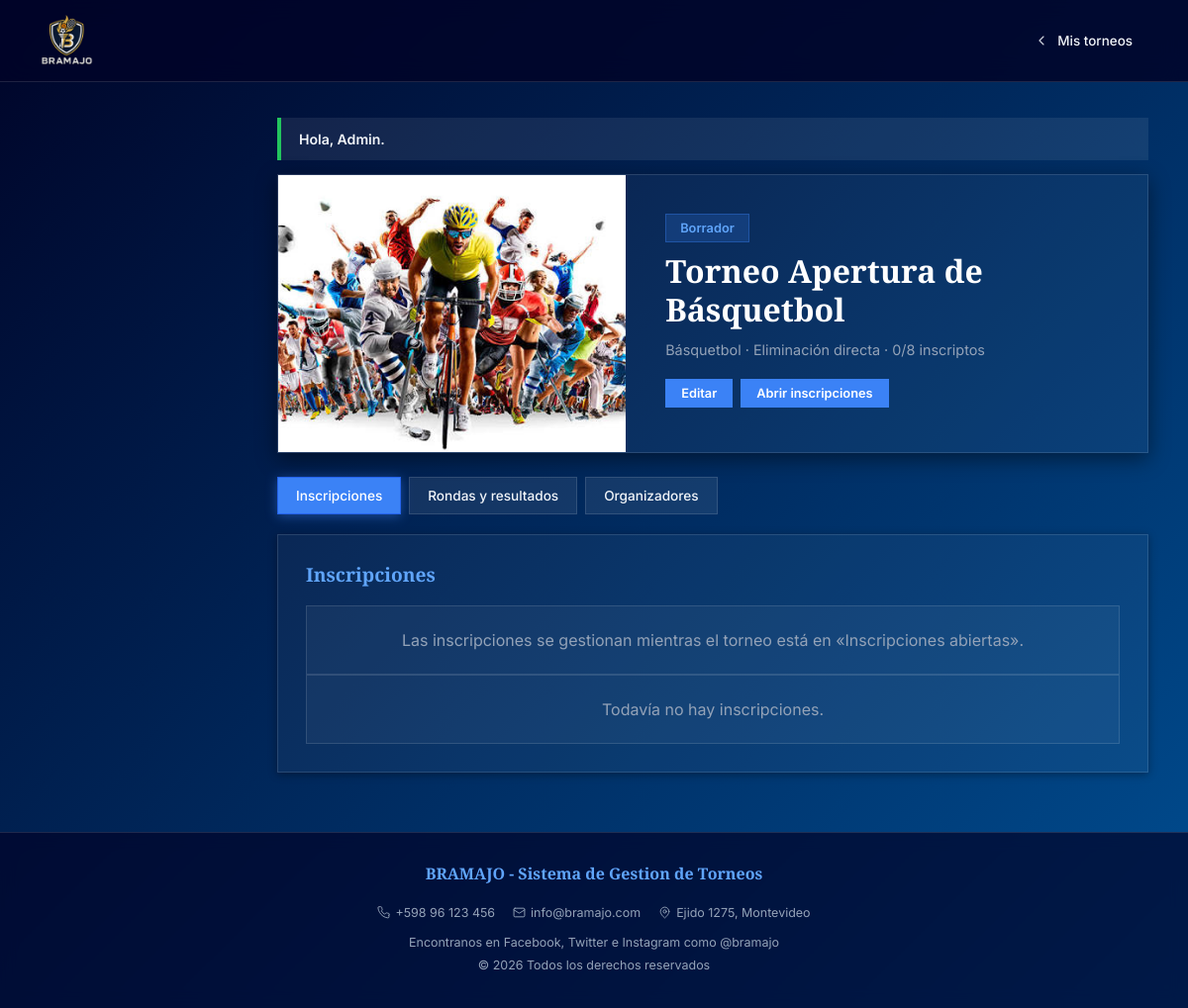
The page /gestion/torneo?id=2 (signed in) on the database its author committed.
### tables this page shows
CREATE TABLE torneo (
    id_torneo         INT UNSIGNED AUTO_INCREMENT PRIMARY KEY,
    id_creador        INT UNSIGNED NOT NULL,
    id_modulo         TINYINT UNSIGNED NOT NULL,
    nombre            VARCHAR(120) NOT NULL,
    disciplina        VARCHAR(60)  NOT NULL,
    descripcion       VARCHAR(500) NULL,
    reglas            VARCHAR(500) NULL,
    ubicacion         VARCHAR(120) NULL,
    sede              VARCHAR(120) NULL,
    modalidad         ENUM('INDIVIDUAL', 'EQUIPO') NOT NULL,
    max_participantes SMALLINT UNSIGNED NOT NULL DEFAULT 16,
    cantidad_rondas   TINYINT UNSIGNED NULL,
    puntos_victoria   TINYINT UNSIGNED NOT NULL DEFAULT 3,
    puntos_empate     TINYINT UNSIGNED NOT NULL DEFAULT 1,
    puntos_derrota    TINYINT UNSIGNED NOT NULL DEFAULT 0,
    fecha_inicio      DATE NOT NULL,
    fecha_fin         DATE NULL,
    estado            ENUM('BORRADOR', 'INSCRIPCION', 'EN_CURSO', 'FINALIZADO') NOT NULL DEFAULT 'BORRADOR',
    FOREIGN KEY (id_creador) REFERENCES usuario (id_usuario),
    FOREIGN KEY (id_modulo) REFERENCES modulo_competencia (id_modulo),
    CHECK (max_participantes >= 2),
    CHECK (puntos_victoria > puntos_empate),
    CHECK (fecha_fin IS NULL OR fecha_fin >= fecha_inicio)
);

CREATE TABLE modulo_competencia (
    id_modulo   TINYINT UNSIGNED AUTO_INCREMENT PRIMARY KEY,
    codigo      VARCHAR(20)  NOT NULL UNIQUE,
    nombre      VARCHAR(60)  NOT NULL,
    descripcion VARCHAR(200) NOT NULL,
    activo      BOOLEAN NOT NULL DEFAULT TRUE
);

### app/nucleo/Controlador.php (called while the page is built, shortened)
<?php
abstract class Controlador
{
    protected function vista(string $nombre, array $datos = []): void
    {
        extract($datos);
        $usuario = Sesion::usuario();
        require __DIR__ . "/../vistas/$nombre.php";
    }
    protected function id(string $campo = 'id'): int
    {
        return (int) ($_GET[$campo] ?? $_POST[$campo] ?? 0);
    }
}

### app/controladores/TorneoControlador.php (called while the page is built, shortened)
<?php
class TorneoControlador extends Controlador
{
    private function gestor(): array
    {
        return $this->exigirRol('ORGANIZADOR', 'ADMIN_GENERAL');
    }
    private function torneo(array $usuario): array
    {
        $torneo = Torneo::buscar($this->id());
        return $torneo;
    }
    public function panel(): void
    {
        $usuario = $this->gestor();
        $torneo = $this->torneo($usuario);
        $candidatos = $torneo['modalidad'] === 'EQUIPO' ? Equipo::todos() : Usuario::conRol('PARTICIPANTE');
        $pestana = $_GET['pestana'] ?? (in_array($torneo['estado'], ['EN_CURSO', 'FINALIZADO'], true) ? 'rondas' : 'inscripciones');
        $this->vista('organizador/panel', [
            'titulo' => $torneo['nombre'],
            'torneo' => $torneo,
            'pestana' => $pestana,
            'participantes' => Participante::delTorneo((int) $torneo['id_torneo']),
            'candidatos' => $candidatos,
            'organizadores' => Torneo::organizadores((int) $torneo['id_torneo']),
            'posiblesOrganizadores' => Usuario::conRol('ORGANIZADOR'),
            'puedeCorregir' => Torneo::puedeCorregir($torneo, $usuario),
        ] + Torneo::detalle($torneo, false));
    }
}

### public/index.php (called while the page is built, shortened)
<?php
require __DIR__ . '/../app/nucleo/Validador.php';
spl_autoload_register(function (string $clase) {
    foreach (['nucleo', 'modelos', 'competencia', 'controladores'] as $carpeta) {
        $archivo = __DIR__ . "/../app/$carpeta/$clase.php";
        if (is_file($archivo)) {
            return;
        }
    }
});
$ruta = $_SERVER['REQUEST_METHOD'] . ' ' . rtrim(parse_url($_SERVER['REQUEST_URI'], PHP_URL_PATH), '/');
$ruta = $ruta === $_SERVER['REQUEST_METHOD'] . ' ' ? $_SERVER['REQUEST_METHOD'] . ' /' : $ruta;
try {
    [$clase, $metodo] = $rutas[$ruta] ?? [PublicoControlador::class, 'noExiste'];
    (new $clase())->$metodo();
} catch (PDOException $error) {
    error_log($error->getMessage());
    http_response_code(500);
    echo 'Ocurrió un error. Intentá de nuevo más tarde.';
}

### app/nucleo/Conexion.php (called while the page is built, shortened)
<?php
class Conexion
{
    private static ?PDO $pdo = null;
    public static function obtener(): PDO
    {
        if (self::$pdo === null) {
            $dsn = getenv('DB_DSN') ?: 'mysql:host=' . (getenv('DB_HOST') ?: 'localhost') . ';dbname=bramajo;charset=utf8mb4';
            if (str_starts_with($dsn, 'sqlite:') && class_exists(\Pdo\Sqlite::class)) {
                self::$pdo = new \Pdo\Sqlite($dsn, getenv('DB_USUARIO') ?: null, getenv('DB_CLAVE') ?: null, [
                    PDO::ATTR_ERRMODE => PDO::ERRMODE_EXCEPTION,
                    PDO::ATTR_DEFAULT_FETCH_MODE => PDO::FETCH_ASSOC,
                    PDO::ATTR_EMULATE_PREPARES => false,
                ]);
            } else {
                self::$pdo = new PDO($dsn, getenv('DB_USUARIO') ?: 'bramajo_app', getenv('DB_CLAVE') ?: '', [
                    PDO::ATTR_ERRMODE => PDO::ERRMODE_EXCEPTION,
                    PDO::ATTR_DEFAULT_FETCH_MODE => PDO::FETCH_ASSOC,
                    PDO::ATTR_EMULATE_PREPARES => false,
                ]);
            }
        }
        return self::$pdo;
    }
    public static function consultar(string $sql, array $valores = []): PDOStatement
    {
        $stmt = self::obtener()->prepare($sql);
        $stmt->execute($valores);
        return $stmt;
    }
}

### app/modelos/Torneo.php (called while the page is built, shortened)
<?php
class Torneo
{
    public static function buscar(int $id): ?array
    {
        return Conexion::consultar(self::SELECT . ' WHERE t.id_torneo = ?', [$id])->fetch() ?: null;
    }
    public static function imagen(string $disciplina): string
    {
        $imagenes = ['Fútbol' => 'futbol', 'Tenis' => 'tenis', 'Pádel' => 'tenis', 'Boxeo' => 'boxeo',
                     'Natación' => 'natacion', 'Atletismo' => 'natacion'];
        return '/img/' . ($imagenes[$disciplina] ?? 'basquetbol') . '.jpg';
    }
}

### app/nucleo/Validador.php (called while the page is built, shortened)
<?php
class Validador
{
    public static function escapar(?string $texto): string
    {
        return htmlspecialchars($texto ?? '', ENT_QUOTES | ENT_SUBSTITUTE, 'UTF-8');
    }
}
function e(?string $texto): string
{
    return Validador::escapar($texto);
}

### app/nucleo/Sesion.php (called while the page is built, shortened)
<?php
class Sesion
{
    public static function usuario(): ?array
    {
        return $_SESSION['usuario'] ?? null;
    }
}

### app/vistas/organizador/panel.php (the view, shortened to what this page needs)
<?php
$enlace = fn($p) => "/gestion/torneo?id={$torneo['id_torneo']}&pestana=$p";
?>
<!DOCTYPE html>
<html lang="es">
<head>
    <?php require __DIR__ . '/../base/cabeza.php'; ?>
</head>
<body>
    <header class="header">
        <div class="header__top">
            <img class="header__logo" src="/img/bramajo-logo.png" alt="Logo de BRAMAJO">
        </div>
        <nav class="header__nav" id="headerNav">
            <a class="nav__link" href="/gestion">
                <svg xmlns="http://www.w3.org/2000/svg" viewBox="0 0 24 24" fill="none" stroke="currentColor" stroke-width="1.75" stroke-linecap="round" stroke-linejoin="round" aria-hidden="true"><path d="m15 18-6-6 6-6"/></svg>
                Mis torneos
            </a>
        </nav>
    </header>
    <main class="contenido-principal">
        <?php require __DIR__ . '/../base/mensaje.php'; ?>
        <section class="encabezado-torneo">
            <img class="encabezado-torneo__imagen" src="<?= Torneo::imagen($torneo['disciplina']) ?>" alt="<?= e($torneo['nombre']) ?>">
            <div class="encabezado-torneo__informacion">
                <p class="estado-torneo"><?= Torneo::ESTADOS[$torneo['estado']] ?></p>
                <h1><?= e($torneo['nombre']) ?></h1>
                <p class="descripcion-torneo"><?= e($torneo['disciplina']) ?> · <?= e($torneo['modulo_nombre']) ?> · <?= $torneo['inscriptos'] ?>/<?= $torneo['max_participantes'] ?> inscriptos</p>
                <div class="en-linea">
                    <?php if (in_array($torneo['estado'], ['BORRADOR', 'INSCRIPCION'], true)): ?>
                        <a class="boton-chico" href="/gestion/editar?id=<?= $torneo['id_torneo'] ?>">Editar</a>
                    <?php endif; ?>
                    <?php if ($torneo['estado'] === 'BORRADOR'): ?>
                        <form method="post" action="/gestion/estado"><?= csrf() ?><input type="hidden" name="id" value="<?= $torneo['id_torneo'] ?>">
                            <button class="boton-chico" name="accion" value="abrir">Abrir inscripciones</button></form>
                    <?php elseif ($torneo['estado'] === 'INSCRIPCION' && !$rondas): ?>
                        <form method="post" action="/gestion/estado"><?= csrf() ?><input type="hidden" name="id" value="<?= $torneo['id_torneo'] ?>">
                            <button class="boton-chico" name="accion" value="borrador">Volver a borrador</button></form>
                    <?php endif; ?>
                </div>
            </div>
        </section>
        <nav class="pestanas">
            <a class="pestana <?= $pestana === 'inscripciones' ? 'activa' : '' ?>" href="<?= $enlace('inscripciones') ?>">Inscripciones</a>
            <a class="pestana <?= $pestana === 'rondas' ? 'activa' : '' ?>" href="<?= $enlace('rondas') ?>">Rondas y resultados</a>
            <?php if ($usuario['rol'] === 'ADMIN_GENERAL'): ?>
                <a class="pestana <?= $pestana === 'organizadores' ? 'activa' : '' ?>" href="<?= $enlace('organizadores') ?>">Organizadores</a>
            <?php endif; ?>
        </nav>
        <section class="contenido-pestana">
            <?php if ($pestana === 'inscripciones'): ?>
                <h2>Inscripciones</h2>
                <?php if ($torneo['estado'] === 'INSCRIPCION'): ?>
                    <form method="post" action="/gestion/inscribir" class="en-linea">
                        <?= csrf() ?>
                        <input type="hidden" name="id" value="<?= $torneo['id_torneo'] ?>">
                        <select name="candidato" required>
                            <option value="">Elegí <?= $torneo['modalidad'] === 'EQUIPO' ? 'un equipo' : 'un participante' ?></option>
                            <?php foreach ($candidatos as $c): ?>
                                <option value="<?= $c['id_equipo'] ?? $c['id_usuario'] ?>"><?= e(isset($c['id_equipo']) ? $c['nombre'] : $c['apellido'] . ', ' . $c['nombre']) ?></option>
                            <?php endforeach; ?>
                        </select>
                        <button class="boton-chico">Inscribir</button>
                    </form>
                <?php else: ?>
                    <p class="mensaje-vacio">Las inscripciones se gestionan mientras el torneo está en «Inscripciones abiertas».</p>
                <?php endif; ?>
                <?php if (!$participantes): ?><p class="mensaje-vacio">Todavía no hay inscripciones.</p><?php endif; ?>
            <?php endif; ?>
        </section>
    </main>
    <?php require __DIR__ . '/../base/pie.php'; ?>
</body>
</html>

### public/css/infoTorneos.css (style rules this page uses)
.contenido-principal { width: 92%; max-width: 1100px; margin: 28px auto 60px; }
.encabezado-torneo { display: flex; flex-direction: column; overflow: hidden; background: var(--color-surface); border: 1px solid var(--color-border); box-shadow: var(--shadow-md); }
.encabezado-torneo__imagen { width: 100%; height: 220px; object-fit: cover; }
.encabezado-torneo__informacion { padding: 24px 28px; display: flex; flex-direction: column; gap: 10px; }
.encabezado-torneo h1 { font-family: "Cinzel", serif; font-size: clamp(1.4rem, 3vw, 2rem); color: #fff; }
.estado-torneo { display: inline-flex; align-items: center; gap: 6px; padding: 6px 14px; background: rgba(59, 130, 246, 0.2); border: 1px solid rgba(59, 130, 246, 0.35); color: var(--color-accent); font-size: 0.8rem; font-weight: 600; width: fit-content; }
.descripcion-torneo { color: var(--color-text-muted); font-size: 0.9rem; line-height: 1.7; }
.pestanas { width: 100%; margin-top: 24px; display: flex; flex-wrap: wrap; gap: 8px; }
.pestana { display: inline-flex; align-items: center; padding: 10px 18px; color: var(--color-text); font-size: 0.85rem; font-weight: 500; text-decoration: none; background: var(--color-surface-2); border: 1px solid var(--color-border); cursor: pointer; transition: background var(--transition), transform var(--transition), border-color var(--transition); }
.pestana.activa { background: var(--color-primary); border-color: var(--color-primary-h); color: #fff; box-shadow: 0 2px 12px rgba(59, 130, 246, 0.45); }
.contenido-pestana { margin-top: 20px; padding: 28px; background: var(--color-surface); border: 1px solid var(--color-border); box-shadow: var(--shadow-sm); }
.contenido-pestana h2 { font-family: "Cinzel", serif; font-size: 1.2rem; color: var(--color-accent); margin-bottom: 20px; }
@media screen and (min-width: 769px) { .contenido-principal { width: calc(100% - var(--sidebar-w) - 80px); margin-left: calc(var(--sidebar-w) + 40px); margin-top: 36px; } }
@media screen and (min-width: 769px) { .encabezado-torneo { flex-direction: row; min-height: 280px; } }
@media screen and (min-width: 769px) { .encabezado-torneo__imagen { width: 40%; height: auto; min-height: 280px; } }
@media screen and (min-width: 769px) { .encabezado-torneo__informacion { width: 60%; justify-content: center; padding: 36px 40px; } }

### rows shown on the page
torneo: estado "Borrador", nombre "Torneo Apertura de Básquetbol", disciplina "Básquetbol", id_modulo.nombre "Eliminación directa", max_participantes "8"

### other values the page prints
$mensaje['texto'] "Hola, Admin."
$torneo['inscriptos'] "0"
